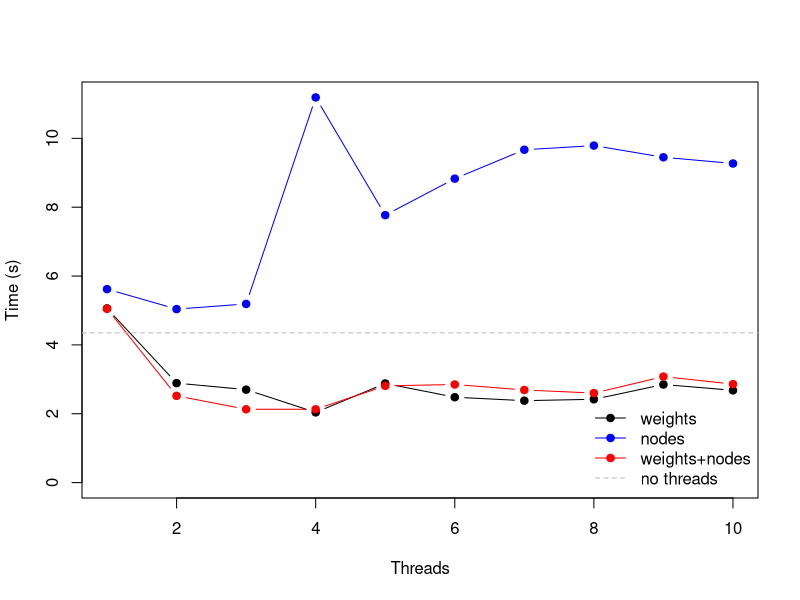

Write the R code that produced this figure.
nothreads <- data.frame( read.table("nothreads.dat" ) )
names( nothreads ) <- c("time", "memory")

threads11 <-
  data.frame( cbind( 1:10, read.table("threads11.dat") ) )
names( threads11 ) <- c("n","time","memory")

threads10 <-
  data.frame( cbind( 1:10, read.table("threads10.dat") ) )
names( threads10 ) <- c("n","time","memory")

threads01 <-
  data.frame( cbind( 1:10, read.table("threads01.dat") ) )
names( threads01 ) <- c("n","time","memory")

pdf( "time.pdf", width=5, height=5 )

ymax <- max( c(threads10$time, threads01$time, threads11$time,
               nothreads$time ) )

plot(threads10$n, threads10$time, type="b", pch=19, col="blue",
     xlab="Threads", ylab="Time (s)", ylim=c(0,ymax) )
lines(threads01$n, threads01$time, col="black", type="b", pch=19 )
lines(threads11$n, threads11$time, col="red", type="b", pch=19 )
abline( h=nothreads$time, lty=2, col="gray" )
legend( "bottomright",
       legend=c("weights", "nodes", "weights+nodes",
         "no threads"), lty=c(1,1,1,2), pch=c(19,19,19,NA),
       col=c("black", "blue", "red", "gray"), bty="n" )

dev.off()
